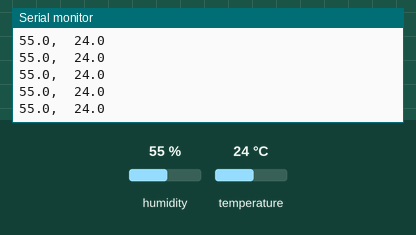
This sketch was run on a simulated Arduino Uno, built with avr-gcc and run on an emulated ATmega328P. On the bench: the last lines printed to the serial monitor. The test bench sets the inputs (shaded band); at power-on: humidity 55 %, temperature 24 °C.

Above: at 1.2 s.
1.3 s: humidity set to 22 %
At 1.8 s:
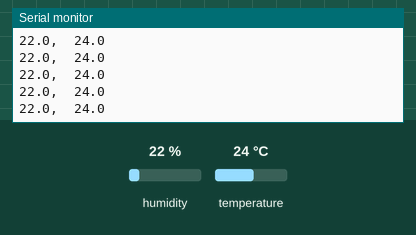
4.3 s: temperature set to 12 °C
At 5.0 s:
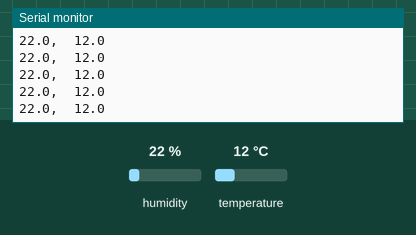
5.8 s: humidity set to 40 %
At 6.9 s:
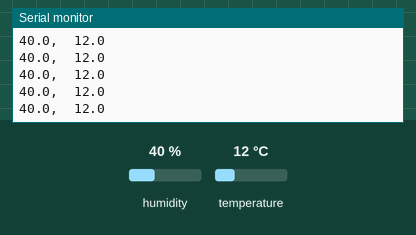
Timing chart, 0 to 8.8 s (numbered marks = the images above; inputs shaded):
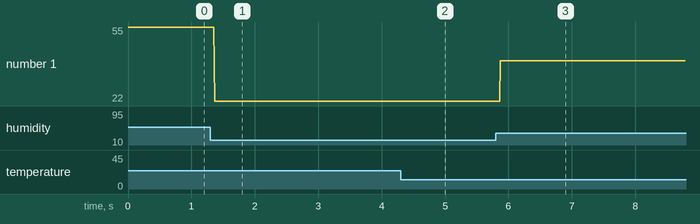

The sketch:

DHT22_sensor.ino
```cpp
#include <dht.h>

dht DHT;

#define DHT_pin 2

void setup() {
  // put your setup code here, to run once:
  Serial.begin(9600);
}

void loop() {
  // put your main code here, to run repeatedly:

  int chk = DHT.read22(DHT_pin);

  Serial.print(DHT.humidity,1);
  Serial.print(",\t");
  Serial.print(DHT.temperature,1);
  Serial.println();
}
```

Measured:
- after the input at 1.3 s, the serial monitor: prints a new line after 0.07 s (image 1)
- after the input at 4.3 s, the serial monitor: prints a new line after 0.07 s (image 2)
- after the input at 5.8 s, the serial monitor: prints a new line after 0.07 s (image 3)
- plotted number 1: 55 → 22 after the input at 1.3 s, 22 → 40 after the input at 5.8 s
